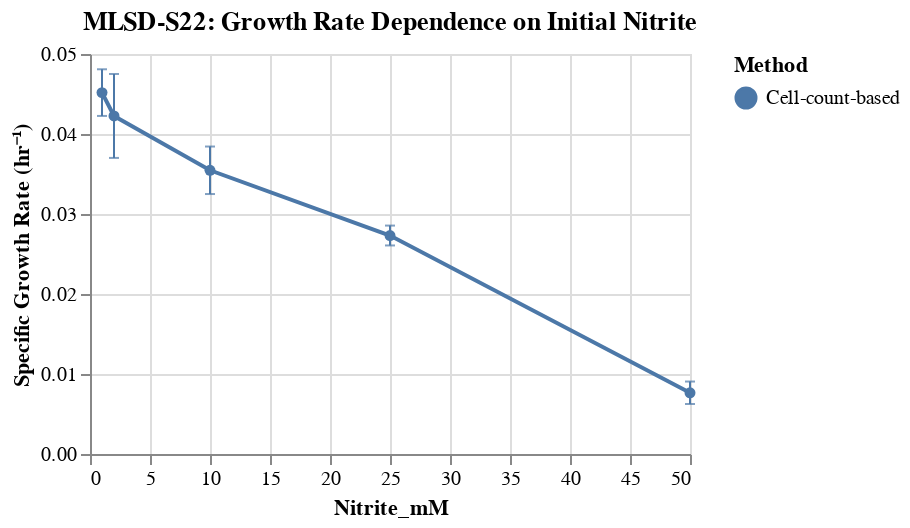

Notebook cell for this chart:
### Code cell
point = alt.Chart(data=growth_rate_df[growth_rate_df.Method=='Cell-count-based']).mark_line(point=True).encode(
    alt.X('Nitrite_mM', scale=alt.Scale(domain=[0,50])),
    alt.Y('mean(Growth_rate):Q', title='Specific Growth Rate (hr\u207B\u00B9)', scale=alt.Scale(domain=[0,0.05])),
    alt.Color('Method:N'))

error_bar = alt.Chart(data=growth_rate_df[growth_rate_df.Method=='Cell-count-based']).mark_errorbar(extent='stdev', color=alt.HexColor('#1f77b4'), ticks=True).encode(
    alt.X('Nitrite_mM'),
    alt.Y('Growth_rate:Q', title='Specific Growth Rate (hr\u207B\u00B9)'),
    alt.Color('Method:N'))

(point + error_bar).properties(width=300, height=200, title='MLSD-S22: Growth Rate Dependence on Initial Nitrite')#.save('figures/NO2_growth_rate.png')

### Figure 1 — Vega-Lite specification as saved in the notebook (floating-point values rounded to 4 significant figures)
{"config": {"view": {"continuousWidth": 300, "continuousHeight": 300}}, "layer": [{"data": {"name": "data-17304aed04561b2f15a1e4072dc298d8"}, "mark": {"type": "line", "point": true}, "encoding": {"color": {"field": "Method", "type": "nominal"}, "x": {"field": "Nitrite_mM", "scale": {"domain": [0, 50]}, "type": "quantitative"}, "y": {"aggregate": "mean", "field": "Growth_rate", "scale": {"domain": [0, 0.05]}, "title": "Specific Growth Rate (hr⁻¹)", "type": "quantitative"}}}, {"data": {"name": "data-17304aed04561b2f15a1e4072dc298d8"}, "mark": {"type": "errorbar", "color": "#1f77b4", "extent": "stdev", "ticks": true}, "encoding": {"color": {"field": "Method", "type": "nominal"}, "x": {"field": "Nitrite_mM", "type": "quantitative"}, "y": {"field": "Growth_rate", "title": "Specific Growth Rate (hr⁻¹)", "type": "quantitative"}}}], "height": 200, "title": "MLSD-S22: Growth Rate Dependence on Initial Nitrite", "width": 300, "$schema": "https://vega.github.io/schema/vega-lite/v5.8.0.json", "datasets": {"data-17304aed04561b2f15a1e4072dc298d8": [{"Strain": "MLSD-S22", "Nitrite_mM": 1, "Replicate": 1, "Growth_rate": 0.04474, "Method": "Cell-count-based"}, {"Strain": "MLSD-S22", "Nitrite_mM": 1, "Replicate": 2, "Growth_rate": 0.04457, "Method": "Cell-count-based"}, {"Strain": "MLSD-S22", "Nitrite_mM": 1, "Replicate": 3, "Growth_rate": 0.04483, "Method": "Cell-count-based"}, {"Strain": "MLSD-S22", "Nitrite_mM": 1, "Replicate": 4, "Growth_rate": 0.04142, "Method": "Cell-count-based"}, {"Strain": "MLSD-S22", "Nitrite_mM": 1, "Replicate": 5, "Growth_rate": 0.04503, "Method": "Cell-count-based"}, {"Strain": "MLSD-S22", "Nitrite_mM": 1, "Replicate": 6, "Growth_rate": 0.05044, "Method": "Cell-count-based"}, {"Strain": "MLSD-S22", "Nitrite_mM": 2, "Replicate": 1, "Growth_rate": 0.03853, "Method": "Cell-count-based"}, {"Strain": "MLSD-S22", "Nitrite_mM": 2, "Replicate": 2, "Growth_rate": 0.03774, "Method": "Cell-count-based"}, {"Strain": "MLSD-S22", "Nitrite_mM": 2, "Replicate": 3, "Growth_rate": 0.03629, "Method": "Cell-count-based"}, {"Strain": "MLSD-S22", "Nitrite_mM": 2, "Replicate": 4, "Growth_rate": 0.04744, "Method": "Cell-count-based"}, {"Strain": "MLSD-S22", "Nitrite_mM": 2, "Replicate": 5, "Growth_rate": 0.0468, "Method": "Cell-count-based"}, {"Strain": "MLSD-S22", "Nitrite_mM": 2, "Replicate": 6, "Growth_rate": 0.04675, "Method": "Cell-count-based"}, {"Strain": "MLSD-S22", "Nitrite_mM": 10, "Replicate": 1, "Growth_rate": 0.03227, "Method": "Cell-count-based"}, {"Strain": "MLSD-S22", "Nitrite_mM": 10, "Replicate": 2, "Growth_rate": 0.03599, "Method": "Cell-count-based"}, {"Strain": "MLSD-S22", "Nitrite_mM": 10, "Replicate": 3, "Growth_rate": 0.03814, "Method": "Cell-count-based"}, {"Strain": "MLSD-S22", "Nitrite_mM": 25, "Replicate": 1, "Growth_rate": 0.02802, "Method": "Cell-count-based"}, {"Strain": "MLSD-S22", "Nitrite_mM": 25, "Replicate": 2, "Growth_rate": 0.02803, "Method": "Cell-count-based"}, {"Strain": "MLSD-S22", "Nitrite_mM": 25, "Replicate": 3, "Growth_rate": 0.02588, "Method": "Cell-count-based"}, {"Strain": "MLSD-S22", "Nitrite_mM": 50, "Replicate": 1, "Growth_rate": 0.008207, "Method": "Cell-count-based"}, {"Strain": "MLSD-S22", "Nitrite_mM": 50, "Replicate": 2, "Growth_rate": 0.008696, "Method": "Cell-count-based"}, {"Strain": "MLSD-S22", "Nitrite_mM": 50, "Replicate": 3, "Growth_rate": 0.00606, "Method": "Cell-count-based"}]}}
